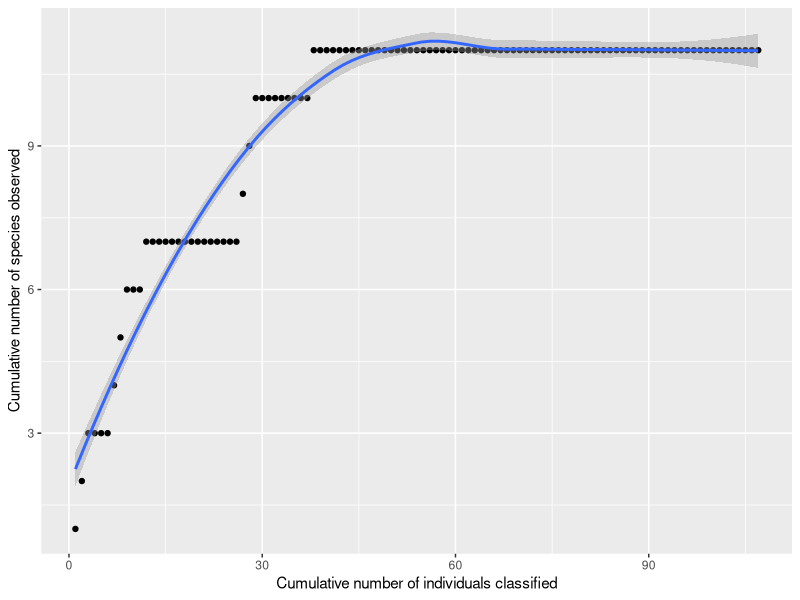

Generate this figure with R:
## ---- chunk 1
#To make tables
library(kableExtra)
library(knitr)
#To manipulate and plot data
library(tidyverse)
## ---- chunk 2
community_data = data.frame(
  number = c(1,2,3,4,5,6,7,8,9,10,11,12,13,14),
  name = c("Gummy Bear","Brick","Jube Jube","Kisses","M&M","Mike & Ike","Skittles","Sour Bear","Sour Bottle","Sour Fruit","Sour Octopus","Sour Swirl","Vine","Wine Gum"),
  characteristics = c("Clear/Green/Yellow/Orange/Light red/Dark red","Large/small, Yellow/Green/Blue/Red","Green, Orange, Red, Yellow, Purple","Silver","Blue/Brown/Yellow/Orange/Green/Red","Green/Light red/Dark red/Yellow/Orange","Green/Purple/Orange/Red/Yellow","Red/Yellow/Blue","2 colours per piece","Watermelon/Berry","Blue head, 2 tentacle colours per piece","Blue/Red","Red","Various wine flavours"),
  occurrences = c(101,18,24,16,241,174,187,3,3,2,6,3,14,9)
)
## ---- chunk 3
community_data %>% 
  kable("html") %>%
  kable_styling(bootstrap_options = "striped", font_size = 10, full_width = F)
## ---- chunk 4
collectors_curve_data = data.frame(
  x = c(1,2,3,4,5,6,7,8,9,10,11,12,13,14,15,16,17,18,19,20,21,22,23,24,25,26,27,28,29,30,31,32,33,34,35,36,37,38,39,40,41,42,43,44,45,46,47,48,49,50,51,52,53,54,55,56,57,58,59,60,61,62,63,64,65,66,67,68,69,70,71,72,73,74,75,76,77,78,79,80,81,82,83,84,85,86,87,88,89,90,91,92,93,94,95,96,97,98,99,100,101,102,103,104,105,106,107),
  y = c(1,2,3,3,3,3,4,5,6,6,6,7,7,7,7,7,7,7,7,7,7,7,7,7,7,7,8,9,10,10,10,10,10,10,10,10,10,11,11,11,11,11,11,11,11,11,11,11,11,11,11,11,11,11,11,11,11,11,11,11,11,11,11,11,11,11,11,11,11,11,11,11,11,11,11,11,11,11,11,11,11,11,11,11,11,11,11,11,11,11,11,11,11,11,11,11,11,11,11,11,11,11,11,11,11,11,11)
)
## ---- chunk 5
ggplot(collectors_curve_data, aes(x=x, y=y)) +
  geom_point() +
  geom_smooth() +
  labs(x="Cumulative number of individuals classified", y="Cumulative number of species observed")
## ---- chunk 6
species1 = 2/(2+4+1)
species2 = 4/(2+4+1)
species3 = 1/(2+4+1)

1 / (species1^2 + species2^2 + species3^2)
## ---- chunk 7
simpson_D = 0
community_count = sum(community_data$occurrences)
for (i in 1:length(community_data$number)) {
  simpson_D = simpson_D + (community_data$occurrences[i] / community_count) ^ 2
}
1 / simpson_D
## ---- chunk 8
3 + 1^2/(2*2)
## ---- chunk 9
community_species_count = length(community_data$number)
observed_once = 0
observed_multiple_times = 0
for (i in 1:length(community_data$number)) {
  if (community_data$occurrences[i] == 1) {
    observed_once = observed_once + 1
  } else {
    observed_multiple_times = observed_multiple_times + 1
  }
}
community_species_count + (observed_once ^ 2) / (2 * observed_multiple_times)
## ---- chunk 10
library(vegan)
## ---- chunk 11
community_data_diversity = 
  community_data %>% 
  select(name, occurrences) %>% 
  spread(name, occurrences)

community_data_diversity
## ---- chunk 12
diversity(community_data_diversity, index="invsimpson")
## ---- chunk 13
specpool(community_data_diversity)
